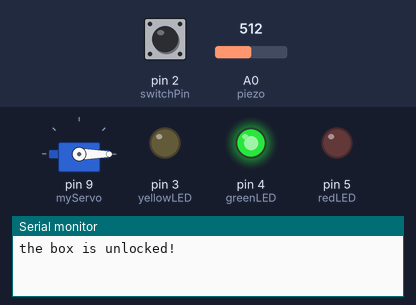
Simulated run of this sketch. Board: Arduino Uno, built with avr-gcc and run on an emulated ATmega328P. Parts: servo, output pins drawn as LEDs (lit = HIGH), the last lines printed to the serial monitor. Dashed ring = blinking. The inputs (shaded band) are chosen by the test bench; at power-on: pin 2 (switchPin) LOW, A0 (piezo) = 512.

Above: at 1.2 s.
1.3 s: pin 2 (switchPin) pulled HIGH for 0.15 s
At 1.6 s:
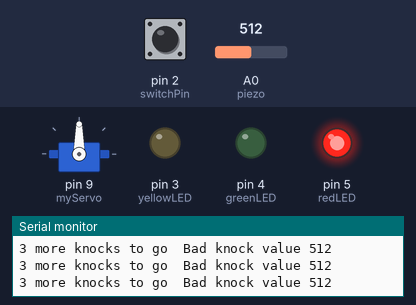
2.9 s: A0 (piezo) set to 108
5.9 s: A0 (piezo) set to 94
At 6.0 s:
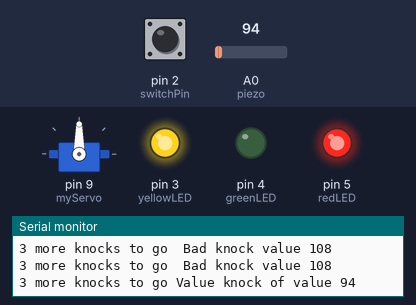
7.5 s: pin 2 (switchPin) pulled HIGH for 1 s
At 7.68 s:
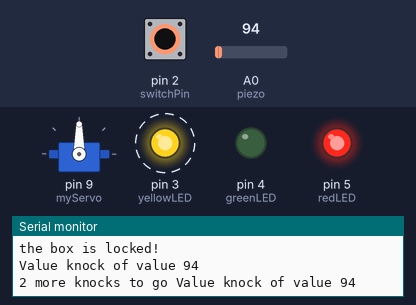
10.5 s: pin 2 (switchPin) pulled HIGH for 3.2 s
At 10.68 s:
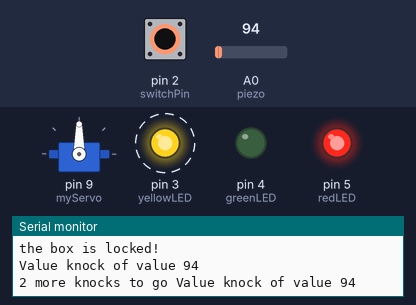
Timing chart, 0 to 15.3 s (numbered marks = the images above; inputs shaded):
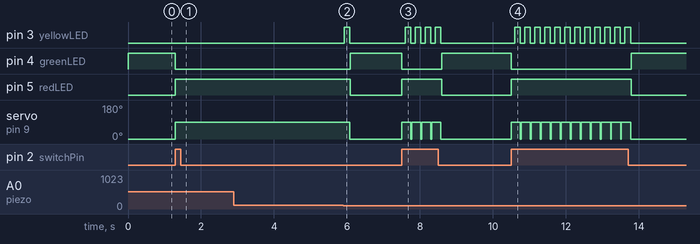

The sketch:

KnockLock.ino
```cpp
#include <Servo.h>
//initialize servo variable
Servo myServo;
//initialize pins for the piezo, switch, and LED lights
const int piezo = A0;
const int switchPin = 2;
const int yellowLED = 3;
const int greenLED = 4;
const int redLED = 5;

//initialize piezo value and switch value
int knockVal;
int switchVal;

//initialize values of quiet and loud knocks
const int quietKnock = 10;
const int loudKnock = 100;

//variable to indicate if locked or not
bool locked = false;
// variable for how many valid knocks the arduino has received
int numberOfKnocks = 0;

void setup() {
  // put your setup code here, to run once:
//attach the servo to pin 9
  myServo.attach(9);

// make the LED pins into outputs
  pinMode(yellowLED, OUTPUT);
  pinMode(redLED, OUTPUT);
  pinMode(greenLED, OUTPUT);

//makes the switch into an input
  pinMode(switchPin, INPUT);

//creates a session for serial monitor
  Serial.begin(9600);

//green LED lights turn on, servo goes to unlcoked position, and prints out status to the serial monitor
  digitalWrite(greenLED,HIGH);
  myServo.write(0);
  Serial.println("the box is unlocked!");

}

void loop() {
  // put your main code here, to run repeatedly:

//if the box is unlcoked
  if(locked == false){
    //read the value of the switch pin
    switchVal = digitalRead(switchPin);

//if the button is pressed, lock the box
    if(switchVal == HIGH){
    //boolean becomes true
    locked = true;
    //change the status LEDs
    digitalWrite(greenLED, LOW);
    digitalWrite(redLED, HIGH);
    //move the servo to the locked position
    myServo.write(90);
    //print out status
    Serial.println("the box is locked!");
    //wait for the servo to move into position
    delay(100);
    }
  }

//if the box is locked
  if(locked == true){
    //check the value of the piezo
    knockVal = analogRead(piezo);

    //if statement runs when there are not enough valid knocks
    if(numberOfKnocks < 3 && knockVal > 0){
      //checks to see if the knock is in range
      if(checkForKnock(knockVal) == true){
        //increments numberOfKnocks when a knock is detected
        numberOfKnocks++;
      }
      //print out status of knocks
      Serial.print(3 - numberOfKnocks);
      Serial.print(" more knocks to go ");
    }

//if there are three knocks
    if(numberOfKnocks >= 3){
    //box is unlock
      locked = false;
    //move the servo to the unlocke position
      myServo.write(0);
    //wait for it to move
      delay(20);
    //change status LEDs
      digitalWrite(greenLED, HIGH);
      digitalWrite(redLED, LOW);
      Serial.println("the box is unlocked!");

    //reset number of knocks
      numberOfKnocks = 0;

    }
  }
}

//this function checks to see if a detected knock is within max and min range
bool checkForKnock(int value){

  if(value > quietKnock && value < loudKnock){
//if the knock is greater than the minimum and larger than the maximum
    digitalWrite(yellowLED, HIGH);
    delay(50);
    digitalWrite(yellowLED, LOW);

//prints out the status and returns true
    Serial.print("Value knock of value ");
    Serial.println(value);
    return true;
  }

  else{
//if the knock is not within the range, it prints out the value and return false
    Serial.print(" Bad knock value ");
    Serial.println(value);
    return false;
  }
}
```

Measured:
- the behaviour switches between 100 and 99 on A0 (piezo) (found by bisection; images 1 and 2)
- after the input at 1.3 s, pin 4 (greenLED): HIGH → LOW at once; pin 5 (redLED): LOW → HIGH at once; servo on pin 9 (myServo): 0° → 90° at once
- after the input at 5.9 s, pin 3 (yellowLED): LOW → HIGH at once, → LOW 0.15 s later; pin 4 (greenLED): LOW → HIGH after 0.19 s; pin 5 (redLED): HIGH → LOW after 0.19 s; servo on pin 9 (myServo): 90° → 0° after 0.17 s
- after the input at 7.5 s, pin 3 (yellowLED): alternates HIGH for 0.15 s and LOW for 0.12 s, 8 changes in all, then stays LOW, starting after 0.10 s; pin 4 (greenLED): HIGH → LOW at once, → HIGH 1.1 s later; pin 5 (redLED): LOW → HIGH at once, → LOW 1.1 s later; servo on pin 9 (myServo): 0° → 90° at once, → 0° 1.1 s later
- after the input at 10.5 s, pin 3 (yellowLED): alternates HIGH for 0.15 s and LOW for 0.12 s, 24 changes in all, then stays LOW, starting after 0.10 s; pin 4 (greenLED): HIGH → LOW at once, → HIGH 3.3 s later
